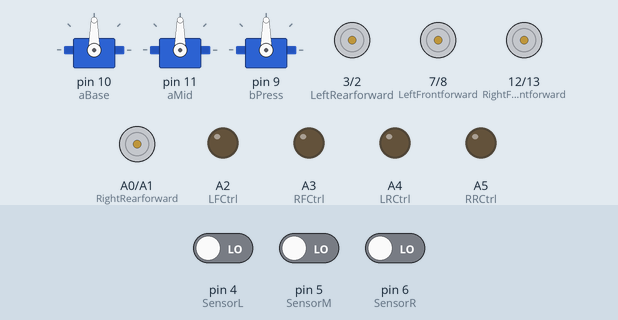
This sketch was run on a simulated Arduino Uno, built with avr-gcc and run on an emulated ATmega328P. Parts: 3 × servo, motor-driver pin pairs drawn as motors (green arrow = first pin HIGH = forward, orange = second pin HIGH = backward, longer = more drive), output pins drawn as LEDs (lit = HIGH). Inputs (shaded band) come from the test bench; at power-on: pin 4 (SensorL) LOW, pin 5 (SensorM) LOW, pin 6 (SensorR) LOW. What the sketch prints to the serial monitor is not drawn.

Above: at 0.1 s.
At 1.1 s:
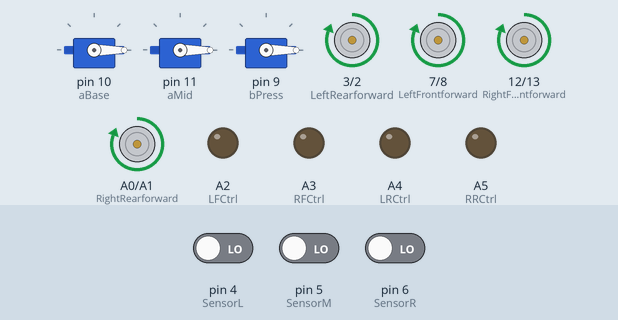
At 6.1 s:
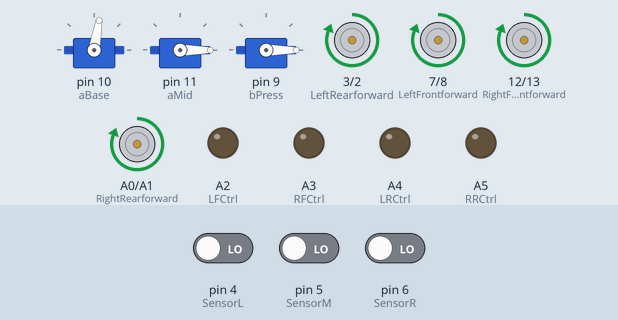
At 11.1 s:
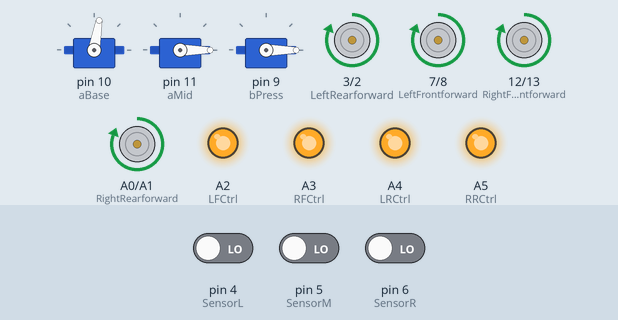
At 12.1 s:
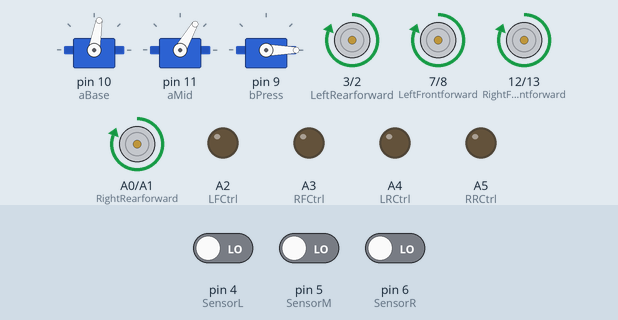
At 13.1 s:
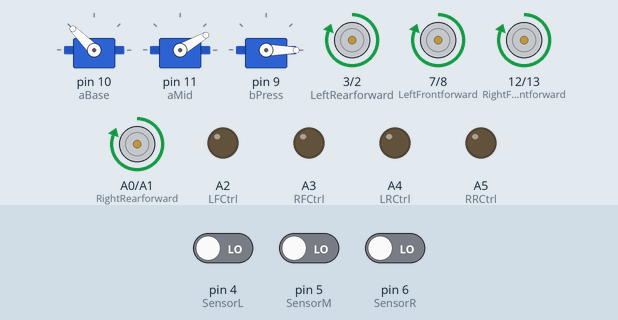
Timing chart, 0 to 14.6 s (numbered marks = the images above):
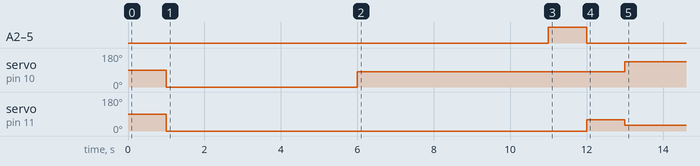

The sketch:

MiniRoverChallengeT1Code.ino
```cpp
#include <Servo.h>
// #include <Dabble.h>

Servo armBase;
Servo armMiddle;
Servo buttonPress;

#define bPress 9             //button presser
#define aBase 10             //arm at base
#define aMid 11              //arm in middle
#define SensorL 4            //ir sensor Left
#define SensorM 5            //ir sensor Middle
#define SensorR 6            //ir sensor Right
#define LeftFrontforward 7   //front left wheel forward
#define LeftFrontreverse 8   //front left wheel reverse
#define RightFrontforward 12  //front right wheel forward
#define RightFrontreverse 13  //front right wheel reverse
#define LFCtrl A2            //left front control
#define RFCtrl A3            //right front control
#define LeftRearforward 3   //rear left wheel forward
#define LeftRearreverse 2    //rear left wheel reverse
#define RightRearforward A0  //rear right wheel forward
#define RightRearreverse A1  //rear right wheel reverse
#define LRCtrl A4            //left rear control
#define RRCtrl A5            //right rear control
// #define CUSTOM_SETTINGS
// #define INCLUDE_GAMEPAD_MODULE


//control variables
bool Auto = true;
bool onLine = false;
bool atEnd = false;
int aBasePos = 0;
int aMidPos = 0;
int bPressPos = 0;


/////////////////
//MOTOR CONTROL//
/////////////////
void TurnFrontLeft(int val) {
  if (val < 0) {
    digitalWrite(LeftFrontforward, LOW);
    digitalWrite(LeftFrontreverse, HIGH);
    analogWrite(LFCtrl, val * -1);
  } else {
    digitalWrite(LeftFrontforward, HIGH);
    digitalWrite(LeftFrontreverse, LOW);
    analogWrite(LFCtrl, val);
  }
}
void TurnFrontRight(int val) {
  if (val < 0) {
    digitalWrite(RightFrontforward, LOW);
    digitalWrite(RightFrontreverse, HIGH);
    analogWrite(RFCtrl, val * -1);
  } else {
    digitalWrite(RightFrontforward, HIGH);
    digitalWrite(RightFrontreverse, LOW);
    analogWrite(RFCtrl, val);
  }
}
void TurnRearLeft(int val) {
  if (val < 0) {
    digitalWrite(LeftRearforward, LOW);
    digitalWrite(LeftRearreverse, HIGH);
    analogWrite(LRCtrl, val * -1);
  } else {
    digitalWrite(LeftRearforward, HIGH);
    digitalWrite(LeftRearreverse, LOW);
    analogWrite(LRCtrl, val);
  }
}
void TurnRearRight(int val) {
  if (val < 0) {
    digitalWrite(RightRearforward, LOW);
    digitalWrite(RightRearreverse, HIGH);
    analogWrite(RRCtrl, val * -1);
  } else {
    digitalWrite(RightRearforward, HIGH);
    digitalWrite(RightRearreverse, LOW);
    analogWrite(RRCtrl, val);
  }
}
void Drive(int FrontLeft, int FrontRight, int RearLeft, int RearRight){
    TurnFrontLeft(FrontLeft);
    TurnFrontRight(FrontRight);
    TurnRearLeft(RearLeft);
    TurnRearRight(RearRight);
}
void MoveArm(){
  armBase.write(aBasePos);
  armMiddle.write(aMidPos);
}
void PushButton(){
  buttonPress.write(bPressPos);
}


////////////////
//Tele-Op Mode//
////////////////
void TeleOp(){
  // Dabble.processInput();
  // if(GamePad.isUpPressed()){
  //   Drive(128, 128, 128, 128);
  // } else if(GamePad.isDownPressed()){
  //   Drive(-128, -128, -128, -128);
  // } else if(GamePad.isLeftPressed()){
  //   Drive(-128, 128, -128, 128);
  // } else if(GamePad.isRightPressed()){
  //   Drive(128, -128, 128, -128);
  // }
  // if(GamePad.isSquarePressed()){
  //   if(aBasePos<180){
  //     aBasePos=aBasePos+1;
  //   }
  //   MoveArm();
  // } else if(GamePad.isCirclePressed()){
  //   if(aBasePos>0){
  //     aBasePos=aBasePos-1;
  //   }
  //   MoveArm();
  // }
  // if(GamePad.isTrianglePressed()){
  //   if(aMidPos<850){
  //     aMidPos=aMidPos+1;
  //   }
  //   MoveArm();
  // } else if(GamePad.isCrossPressed()){
  //   if(aMidPos>0){
  //     aMidPos=aMidPos-1;
  //   }
  //   MoveArm();
  // }
  // if(GamePad.isStartPressed()){
  //   //idk
  // } else if(GamePad.isSelectPressed()){
  //   //idk2
  // }
}


///////////////////
//Autonomous Mode//
///////////////////
void autoMode(){
  ///////////////
  //follow line//
  ///////////////

  //High = on line

  if (digitalRead(SensorM) == HIGH) {
    onLine = true;
    Drive(128, 128, 128, 128);  //move forward
    Serial.println("fowarding");
  } else {
    onLine = false;
  }
  if (!onLine) {
    if (digitalRead(SensorL) == HIGH) {
      Drive(0, 128, 0, 128);  //move right side forward
      Serial.println("lefting");
    } else if (digitalRead(SensorR) == HIGH) {
      Drive(128, 0, 128, 0);  //move left side forward
      Serial.println("righting");
    }
  } else {
    if (digitalRead(SensorL) == HIGH && digitalRead(SensorR) == HIGH) {
      atEnd = true;
      Drive(0, 0, 0, 0);  //stop vehicle
      Serial.println("end");
    }
  }

  //////////////////
  //pick up bucket//
  //////////////////
  atEnd = true;
  if (atEnd) {         //only straight forward code here. Use delay to wait for action to finish
    Drive(0, 0, 0, 0);  //stop vehicle

    // extend arm out from under
    aBasePos=80;
    MoveArm();
    delay(5000);

    Drive(128, 128, 128, 128);  //move forward
    delay(1000);

    Drive(0, 0, 0, 0);  //stop vehicle

    //extend arm fully
    aMidPos=60;
    MoveArm();
    delay(1000);

    // Raise arm but keep front part level(maybe a bit tilted is ok)
    aBasePos = 135;
    aMidPos = 30;
    MoveArm();
    delay(1000);

    Auto = false;
    Serial.println("ended");
  }
}


void setup() {
  armBase.attach(aBase);
  armMiddle.attach(aMid);
  buttonPress.attach(bPress);
  pinMode(SensorL, INPUT);
  pinMode(SensorM, INPUT);
  pinMode(SensorR, INPUT);
  pinMode(LeftFrontforward, OUTPUT);
  pinMode(LeftFrontreverse, OUTPUT);
  pinMode(RightFrontforward, OUTPUT);
  pinMode(RightFrontreverse, OUTPUT);
  pinMode(LeftRearforward, OUTPUT);
  pinMode(LeftRearreverse, OUTPUT);
  pinMode(RightRearforward, OUTPUT);
  pinMode(RightRearreverse, OUTPUT);
  pinMode(LFCtrl, OUTPUT);
  pinMode(RFCtrl, OUTPUT);
  pinMode(LRCtrl, OUTPUT);
  pinMode(RRCtrl, OUTPUT);
  Serial.begin(9600);
  // Dabble.begin(9600);
  delay(1000);

  //reset all positions
  TurnFrontLeft(0);
  TurnFrontRight(0);
  TurnRearLeft(0);
  TurnRearRight(0);
  armBase.write(0);
  armMiddle.write(0);
  buttonPress.write(0);
  delay(5000);
}

void loop() {
  //////////////
  //Autonomous//
  //////////////
  if (Auto) {
    autoMode();
  }


  ///////////
  //Tele-op//
  ///////////
  // else {
  //   TeleOp();
  // }

}
```

Measured:
- by itself, A2 (LFCtrl), A3 (RFCtrl), A4 (LRCtrl), A5 (RRCtrl): LOW → HIGH at 11.0 s, → LOW 1.0 s later
- by itself, servo on pin 10 (aBase): 90° → 0° at 1.0 s, → 80° 5.0 s later, → 135° 7.0 s later
- by itself, servo on pin 11 (aMid): 90° → 0° at 1.0 s, → 60° 11.0 s later, → 30° 1.0 s later
